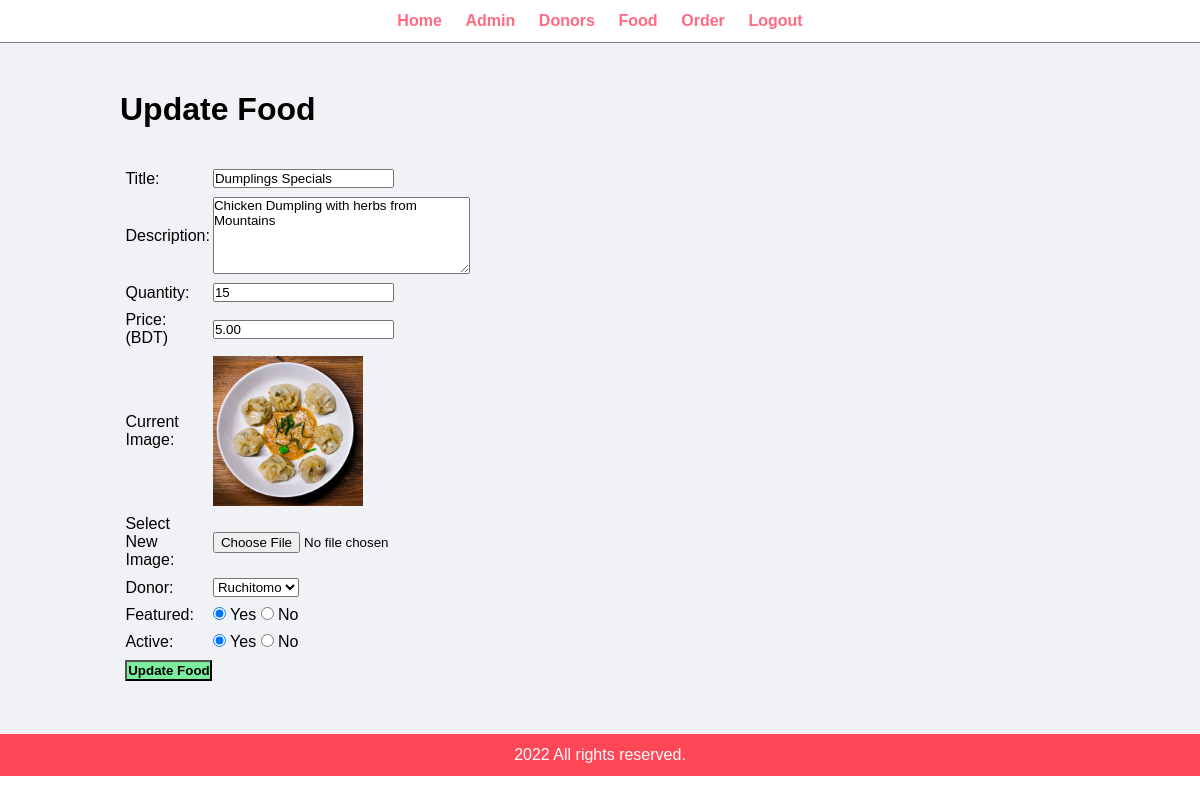
The page /admin/update-food.php?id=3 (signed in) on the database its author committed.
### tables this page shows
CREATE TABLE `tbl_food` (
  `id` int(10) UNSIGNED NOT NULL,
  `title` varchar(100) NOT NULL,
  `description` text NOT NULL,
  `price` decimal(10,2) NOT NULL,
  `image_name` varchar(255) NOT NULL,
  `category_id` int(10) UNSIGNED NOT NULL,
  `featured` varchar(10) NOT NULL,
  `active` varchar(10) NOT NULL,
  `quantity` int(11) NOT NULL
);

CREATE TABLE `tbl_category` (
  `id` int(10) UNSIGNED NOT NULL,
  `title` varchar(100) NOT NULL,
  `image_name` varchar(255) NOT NULL,
  `featured` varchar(10) NOT NULL,
  `active` varchar(10) NOT NULL
);

### admin/update-food.php (the view, shortened to what this page needs)
<?php include('partials/menu.php'); ?>
<?php
    if(isset($_GET['id']))
    {
        $id = $_GET['id'];
        $sql2 = "SELECT * FROM tbl_food WHERE id=$id";
        $res2 = mysqli_query($conn, $sql2);
        $row2 = mysqli_fetch_assoc($res2);
        $title = $row2['title'];
        $description = $row2['description'];
        $price = $row2['price'];
        $quan= $row2['quantity'];
        $current_image = $row2['image_name'];
        $current_category = $row2['category_id'];
        $featured = $row2['featured'];
        $active = $row2['active'];
    }
    else
    {
        header('location:'.SITEURL.'admin/manage-food.php');
    }
?>
<div class="main-content">
    <div class="wrapper">
        <h1>Update Food</h1>
        <br><br>
        <form action="" method="POST" enctype="multipart/form-data">
        <table class="tbl-30">
            <tr>
                <td>Title: </td>
                <td>
                    <input type="text" name="title" value="<?php echo $title; ?>">
                </td>
            </tr>
            <tr>
                <td>Description: </td>
                <td>
                    <textarea name="description" cols="30" rows="5"><?php echo $description; ?></textarea>
                </td>
            </tr>
            <tr>
                <td>Quantity: </td>
                <td>
                    <input type="number" name="quan" value="<?php echo $quan; ?>" min="1">
                </td>
            </tr>
            <tr>
                <td>Price: (BDT) </td>
                <td>
                    <input type="number" name="price" value="<?php echo $price; ?>">
                </td>
            </tr>
            <tr>
                <td>Current Image: </td>
                <td>
                    <?php
                        if($current_image == "")
                        {
                            echo "<div class='error'>Image not Available.</div>";
                        }
                        else
                        {
                            ?>
                            <img src="<?php echo SITEURL; ?>images/food/<?php echo $current_image; ?>" width="150px">
                            <?php
                        }
                    ?>
                </td>
            </tr>
            <tr>
                <td>Select New Image: </td>
                <td>
                    <input type="file" name="image">
                </td>
            </tr>
            <tr>
                <td>Donor: </td>
                <td>
                    <select name="category">
                        <?php
                            $sql = "SELECT * FROM tbl_category WHERE active='Yes'";
                            $res = mysqli_query($conn, $sql);
                            $count = mysqli_num_rows($res);
                            if($count>0)
                            {
                                while($row=mysqli_fetch_assoc($res))
                                {
                                    $category_title = $row['title'];
                                    $category_id = $row['id'];
                                    ?>
                                    <option <?php if($current_category==$category_id){echo "selected";} ?> value="<?php echo $category_id; ?>"><?php echo $category_title; ?></option>
                                    <?php
                                }
                            }
                            else
                            {
                                echo "<option value='0'>Category Not Available.</option>";
                            }
                        ?>
                    </select>
                </td>
            </tr>
            <tr>
                <td>Featured: </td>
                <td>
                    <input <?php if($featured=="Yes") {echo "checked";} ?> type="radio" name="featured" value="Yes"> Yes
                    <input <?php if($featured=="No") {echo "checked";} ?> type="radio" name="featured" value="No"> No
                </td>
            </tr>
            <tr>
                <td>Active: </td>
                <td>
                    <input <?php if($active=="Yes") {echo "checked";} ?> type="radio" name="active" value="Yes"> Yes
                    <input <?php if($active=="No") {echo "checked";} ?> type="radio" name="active" value="No"> No
                </td>
            </tr>
            <tr>
                <td>
                    <input type="submit" name="submit" value="Update Food" class="btn-secondary">
                </td>
            </tr>
        </table>
        </form>
    </div>
</div>
<?php include('partials/footer.php'); ?>

### css/admin.css (style rules this page uses)
* { margin: 0; padding: 0; font-family: Arial, Helvetica, sans-serif; }
.wrapper { padding: 1%; width: 80%; margin: 0 auto; }
.tbl-30 { width: 30%; }
table tr td { padding: 1%; }
.btn-secondary { background-color: #7bed9f; padding: 1%; color: black; text-decoration: none; font-weight: bold; }
.main-content { background-color: #f1f2f6; padding: 3% 0; }

### rows shown on the page
tbl_food: title "Dumplings Specials", description "Chicken Dumpling with herbs from Mountains", quan "15", price "5.00", image_name (picture), category "Ruchitomo", featured "☑", active "☑"
